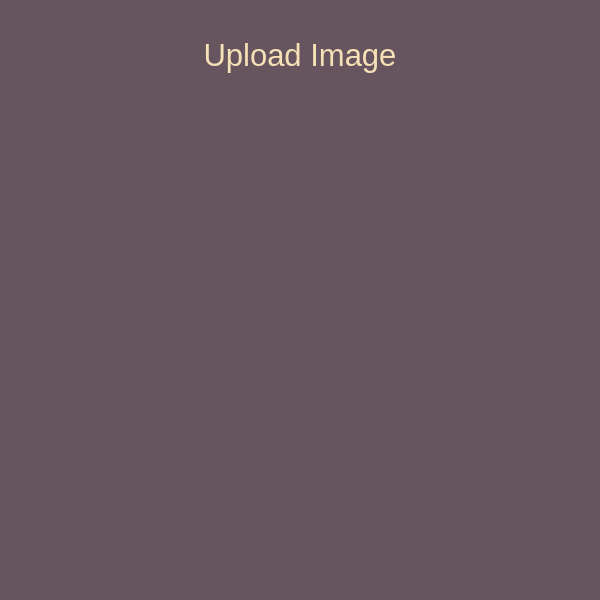
<?xml version="1.0" encoding="UTF-8"?>
<ui version="4.0">
 <class>Dialog</class>
 <widget class="QDialog" name="Dialog">
  <property name="geometry">
   <rect>
    <x>0</x>
    <y>0</y>
    <width>600</width>
    <height>600</height>
   </rect>
  </property>
  <property name="windowTitle">
   <string>Dialog</string>
  </property>
  <widget class="QWidget" name="Background" native="true">
   <property name="geometry">
    <rect>
     <x>0</x>
     <y>0</y>
     <width>600</width>
     <height>600</height>
    </rect>
   </property>
   <property name="styleSheet">
    <string notr="true">QWidget #Background{
background-color:rgb(102, 84, 94)}
</string>
   </property>
   <widget class="QLabel" name="title">
    <property name="geometry">
     <rect>
      <x>200</x>
      <y>30</y>
      <width>200</width>
      <height>50</height>
     </rect>
    </property>
    <property name="font">
     <font>
      <family>MS Shell Dlg 2</family>
      <pointsize>23</pointsize>
      <weight>9</weight>
      <italic>false</italic>
      <bold>false</bold>
     </font>
    </property>
    <property name="styleSheet">
     <string notr="true">font: 75 23pt &quot;MS Shell Dlg 2&quot;; 
color: rgb(246, 224, 181);
text-align: right;</string>
    </property>
    <property name="text">
     <string>Upload Image</string>
    </property>
    <property name="alignment">
     <set>Qt::AlignCenter</set>
    </property>
   </widget>
   <widget class="QPushButton" name="avatar">
    <property name="geometry">
     <rect>
      <x>100</x>
      <y>130</y>
      <width>400</width>
      <height>400</height>
     </rect>
    </property>
    <property name="cursor">
     <cursorShape>ArrowCursor</cursorShape>
    </property>
    <property name="autoFillBackground">
     <bool>false</bool>
    </property>
    <property name="styleSheet">
     <string notr="true">background-color:rgb(102, 84, 94);
border-radius: 20px;
</string>
    </property>
    <property name="text">
     <string/>
    </property>
    <property name="icon">
     <iconset>
      <normaloff>../../../../../../../software/Message_Platform/client/desktop/GUI/Resource/default_avatar.png</normaloff>../../../../../../../software/Message_Platform/client/desktop/GUI/Resource/default_avatar.png</iconset>
    </property>
    <property name="iconSize">
     <size>
      <width>350</width>
      <height>350</height>
     </size>
    </property>
    <property name="default">
     <bool>false</bool>
    </property>
   </widget>
  </widget>
 </widget>
 <resources/>
 <connections/>
</ui>
